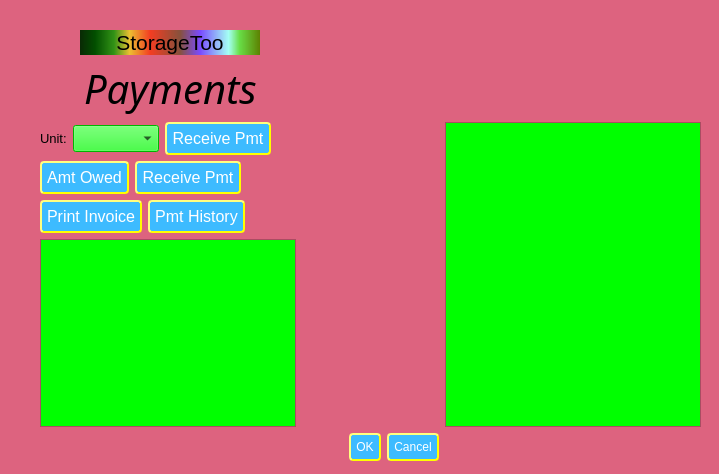
<?xml version="1.0" encoding="UTF-8"?>
<ui version="4.0">
 <class>dlgPayment</class>
 <widget class="QDialog" name="dlgPayment">
  <property name="geometry">
   <rect>
    <x>0</x>
    <y>0</y>
    <width>719</width>
    <height>474</height>
   </rect>
  </property>
  <property name="palette">
   <palette>
    <active>
     <colorrole role="Base">
      <brush brushstyle="SolidPattern">
       <color alpha="255">
        <red>255</red>
        <green>255</green>
        <blue>255</blue>
       </color>
      </brush>
     </colorrole>
     <colorrole role="Window">
      <brush brushstyle="SolidPattern">
       <color alpha="255">
        <red>221</red>
        <green>99</green>
        <blue>127</blue>
       </color>
      </brush>
     </colorrole>
    </active>
    <inactive>
     <colorrole role="Base">
      <brush brushstyle="SolidPattern">
       <color alpha="255">
        <red>255</red>
        <green>255</green>
        <blue>255</blue>
       </color>
      </brush>
     </colorrole>
     <colorrole role="Window">
      <brush brushstyle="SolidPattern">
       <color alpha="255">
        <red>221</red>
        <green>99</green>
        <blue>127</blue>
       </color>
      </brush>
     </colorrole>
    </inactive>
    <disabled>
     <colorrole role="Base">
      <brush brushstyle="SolidPattern">
       <color alpha="255">
        <red>221</red>
        <green>99</green>
        <blue>127</blue>
       </color>
      </brush>
     </colorrole>
     <colorrole role="Window">
      <brush brushstyle="SolidPattern">
       <color alpha="255">
        <red>221</red>
        <green>99</green>
        <blue>127</blue>
       </color>
      </brush>
     </colorrole>
    </disabled>
   </palette>
  </property>
  <property name="windowTitle">
   <string>Dialog</string>
  </property>
  <widget class="QWidget" name="gridLayoutWidget">
   <property name="geometry">
    <rect>
     <x>40</x>
     <y>30</y>
     <width>661</width>
     <height>431</height>
    </rect>
   </property>
   <layout class="QGridLayout" name="gridLayout">
    <item row="0" column="0">
     <layout class="QHBoxLayout" name="horizontalLayout_4">
      <item>
       <spacer name="horizontalSpacer_3">
        <property name="orientation">
         <enum>Qt::Orientation::Horizontal</enum>
        </property>
        <property name="sizeHint" stdset="0">
         <size>
          <width>40</width>
          <height>20</height>
         </size>
        </property>
       </spacer>
      </item>
      <item>
       <widget class="QLabel" name="lblTitle">
        <property name="minimumSize">
         <size>
          <width>180</width>
          <height>0</height>
         </size>
        </property>
        <property name="maximumSize">
         <size>
          <width>16777215</width>
          <height>50</height>
         </size>
        </property>
        <property name="styleSheet">
         <string notr="true">#lblTitle {background-color: qlineargradient(spread:pad, x1:0, y1:0, x2:1, y2:0, stop:0 rgba(9, 41, 4, 255), stop:0.085 rgba(2, 79, 0, 255), stop:0.19 rgba(50, 147, 22, 255), stop:0.275 rgba(236, 191, 49, 255), stop:0.39 rgba(243, 61, 34, 255), stop:0.555 rgba(135, 81, 60, 255), stop:0.667 rgba(121, 75, 255, 255), stop:0.825 rgba(164, 255, 244, 255), stop:0.885 rgba(104, 222, 71, 255), stop:1 rgba(93, 128, 0, 255))}</string>
        </property>
        <property name="text">
         <string>&lt;html&gt;&lt;head/&gt;&lt;body&gt;&lt;p&gt;&lt;span style=&quot; font-size:16pt;&quot;&gt;StorageToo&lt;/span&gt;&lt;/p&gt;&lt;/body&gt;&lt;/html&gt;</string>
        </property>
        <property name="alignment">
         <set>Qt::AlignmentFlag::AlignCenter</set>
        </property>
       </widget>
      </item>
      <item>
       <spacer name="horizontalSpacer">
        <property name="orientation">
         <enum>Qt::Orientation::Horizontal</enum>
        </property>
        <property name="sizeHint" stdset="0">
         <size>
          <width>40</width>
          <height>20</height>
         </size>
        </property>
       </spacer>
      </item>
     </layout>
    </item>
    <item row="1" column="0">
     <layout class="QHBoxLayout" name="horizontalLayout_6">
      <item>
       <spacer name="horizontalSpacer_5">
        <property name="orientation">
         <enum>Qt::Orientation::Horizontal</enum>
        </property>
        <property name="sizeHint" stdset="0">
         <size>
          <width>40</width>
          <height>20</height>
         </size>
        </property>
       </spacer>
      </item>
      <item>
       <widget class="QLabel" name="label">
        <property name="palette">
         <palette>
          <active>
           <colorrole role="WindowText">
            <brush brushstyle="SolidPattern">
             <color alpha="255">
              <red>0</red>
              <green>0</green>
              <blue>0</blue>
             </color>
            </brush>
           </colorrole>
           <colorrole role="Text">
            <brush brushstyle="SolidPattern">
             <color alpha="255">
              <red>0</red>
              <green>0</green>
              <blue>0</blue>
             </color>
            </brush>
           </colorrole>
          </active>
          <inactive>
           <colorrole role="WindowText">
            <brush brushstyle="SolidPattern">
             <color alpha="255">
              <red>0</red>
              <green>0</green>
              <blue>0</blue>
             </color>
            </brush>
           </colorrole>
           <colorrole role="Text">
            <brush brushstyle="SolidPattern">
             <color alpha="255">
              <red>0</red>
              <green>0</green>
              <blue>0</blue>
             </color>
            </brush>
           </colorrole>
          </inactive>
          <disabled>
           <colorrole role="WindowText">
            <brush brushstyle="SolidPattern">
             <color alpha="255">
              <red>120</red>
              <green>120</green>
              <blue>120</blue>
             </color>
            </brush>
           </colorrole>
           <colorrole role="Text">
            <brush brushstyle="SolidPattern">
             <color alpha="255">
              <red>120</red>
              <green>120</green>
              <blue>120</blue>
             </color>
            </brush>
           </colorrole>
          </disabled>
         </palette>
        </property>
        <property name="font">
         <font>
          <family>Brush Script MT</family>
          <pointsize>30</pointsize>
          <italic>true</italic>
         </font>
        </property>
        <property name="text">
         <string>Payments</string>
        </property>
       </widget>
      </item>
      <item>
       <spacer name="horizontalSpacer_4">
        <property name="orientation">
         <enum>Qt::Orientation::Horizontal</enum>
        </property>
        <property name="sizeHint" stdset="0">
         <size>
          <width>40</width>
          <height>20</height>
         </size>
        </property>
       </spacer>
      </item>
     </layout>
    </item>
    <item row="2" column="1">
     <spacer name="verticalSpacer">
      <property name="orientation">
       <enum>Qt::Orientation::Vertical</enum>
      </property>
      <property name="sizeHint" stdset="0">
       <size>
        <width>20</width>
        <height>40</height>
       </size>
      </property>
     </spacer>
    </item>
    <item row="2" column="0">
     <layout class="QFormLayout" name="formLayout">
      <item row="0" column="0">
       <layout class="QHBoxLayout" name="horizontalLayout">
        <item>
         <widget class="QLabel" name="lblUnit">
          <property name="font">
           <font>
            <pointsize>10</pointsize>
           </font>
          </property>
          <property name="text">
           <string>Unit:</string>
          </property>
         </widget>
        </item>
        <item>
         <widget class="QComboBox" name="cmbLeasedUnits">
          <property name="palette">
           <palette>
            <active>
             <colorrole role="Button">
              <brush brushstyle="SolidPattern">
               <color alpha="255">
                <red>0</red>
                <green>255</green>
                <blue>0</blue>
               </color>
              </brush>
             </colorrole>
             <colorrole role="Base">
              <brush brushstyle="SolidPattern">
               <color alpha="255">
                <red>0</red>
                <green>255</green>
                <blue>0</blue>
               </color>
              </brush>
             </colorrole>
             <colorrole role="Window">
              <brush brushstyle="SolidPattern">
               <color alpha="255">
                <red>0</red>
                <green>255</green>
                <blue>0</blue>
               </color>
              </brush>
             </colorrole>
            </active>
            <inactive>
             <colorrole role="Button">
              <brush brushstyle="SolidPattern">
               <color alpha="255">
                <red>0</red>
                <green>255</green>
                <blue>0</blue>
               </color>
              </brush>
             </colorrole>
             <colorrole role="Base">
              <brush brushstyle="SolidPattern">
               <color alpha="255">
                <red>0</red>
                <green>255</green>
                <blue>0</blue>
               </color>
              </brush>
             </colorrole>
             <colorrole role="Window">
              <brush brushstyle="SolidPattern">
               <color alpha="255">
                <red>0</red>
                <green>255</green>
                <blue>0</blue>
               </color>
              </brush>
             </colorrole>
            </inactive>
            <disabled>
             <colorrole role="Button">
              <brush brushstyle="SolidPattern">
               <color alpha="255">
                <red>0</red>
                <green>255</green>
                <blue>0</blue>
               </color>
              </brush>
             </colorrole>
             <colorrole role="Base">
              <brush brushstyle="SolidPattern">
               <color alpha="255">
                <red>0</red>
                <green>255</green>
                <blue>0</blue>
               </color>
              </brush>
             </colorrole>
             <colorrole role="Window">
              <brush brushstyle="SolidPattern">
               <color alpha="255">
                <red>0</red>
                <green>255</green>
                <blue>0</blue>
               </color>
              </brush>
             </colorrole>
            </disabled>
           </palette>
          </property>
          <property name="font">
           <font>
            <pointsize>12</pointsize>
           </font>
          </property>
          <property name="styleSheet">
           <string notr="true">background-color:rgb(0, 255, 0)</string>
          </property>
         </widget>
        </item>
        <item>
         <widget class="QPushButton" name="btnRecvPmt_2">
          <property name="font">
           <font>
            <pointsize>12</pointsize>
           </font>
          </property>
          <property name="styleSheet">
           <string notr="true">background-color:rgb(61, 187, 255);
color: white;
border-style:outset;
border-width:2px;
border-radius:4px;
border-color:rgb(255, 255, 0);
padding:5px;</string>
          </property>
          <property name="text">
           <string>Receive Pmt</string>
          </property>
         </widget>
        </item>
       </layout>
      </item>
      <item row="4" column="0">
       <widget class="QTextBrowser" name="textBrowser">
        <property name="palette">
         <palette>
          <active>
           <colorrole role="Base">
            <brush brushstyle="SolidPattern">
             <color alpha="255">
              <red>0</red>
              <green>255</green>
              <blue>0</blue>
             </color>
            </brush>
           </colorrole>
          </active>
          <inactive>
           <colorrole role="Base">
            <brush brushstyle="SolidPattern">
             <color alpha="255">
              <red>0</red>
              <green>255</green>
              <blue>0</blue>
             </color>
            </brush>
           </colorrole>
          </inactive>
          <disabled>
           <colorrole role="Base">
            <brush brushstyle="SolidPattern">
             <color alpha="255">
              <red>221</red>
              <green>99</green>
              <blue>127</blue>
             </color>
            </brush>
           </colorrole>
          </disabled>
         </palette>
        </property>
       </widget>
      </item>
      <item row="3" column="0" colspan="2">
       <layout class="QHBoxLayout" name="horizontalLayout_3">
        <item>
         <widget class="QPushButton" name="btnInvoice">
          <property name="font">
           <font>
            <pointsize>12</pointsize>
           </font>
          </property>
          <property name="styleSheet">
           <string notr="true">background-color:rgb(61, 187, 255);
color: white;
border-style:outset;
border-width:2px;
border-radius:4px;
border-color:rgb(255, 255, 0);
padding:5px;</string>
          </property>
          <property name="text">
           <string>Print Invoice</string>
          </property>
         </widget>
        </item>
        <item>
         <widget class="QPushButton" name="btnPmtHistory">
          <property name="font">
           <font>
            <pointsize>12</pointsize>
           </font>
          </property>
          <property name="styleSheet">
           <string notr="true">background-color:rgb(61, 187, 255);
color: white;
border-style:outset;
border-width:2px;
border-radius:4px;
border-color:rgb(255, 255, 0);
padding:5px;</string>
          </property>
          <property name="text">
           <string>Pmt History</string>
          </property>
         </widget>
        </item>
        <item>
         <spacer name="horizontalSpacer_2">
          <property name="orientation">
           <enum>Qt::Orientation::Horizontal</enum>
          </property>
          <property name="sizeHint" stdset="0">
           <size>
            <width>40</width>
            <height>20</height>
           </size>
          </property>
         </spacer>
        </item>
       </layout>
      </item>
      <item row="1" column="0">
       <layout class="QHBoxLayout" name="horizontalLayout_2">
        <item>
         <widget class="QPushButton" name="btnAmtOwed">
          <property name="font">
           <font>
            <pointsize>12</pointsize>
           </font>
          </property>
          <property name="styleSheet">
           <string notr="true">background-color:rgb(61, 187, 255);
color: white;
border-style:outset;
border-width:2px;
border-radius:4px;
border-color:rgb(255, 255, 0);
padding:5px;</string>
          </property>
          <property name="text">
           <string>Amt Owed</string>
          </property>
         </widget>
        </item>
        <item>
         <widget class="QPushButton" name="btnRecvPmt">
          <property name="font">
           <font>
            <pointsize>12</pointsize>
           </font>
          </property>
          <property name="styleSheet">
           <string notr="true">background-color:rgb(61, 187, 255);
color: white;
border-style:outset;
border-width:2px;
border-radius:4px;
border-color:rgb(255, 255, 0);
padding:5px;</string>
          </property>
          <property name="text">
           <string>Receive Pmt</string>
          </property>
         </widget>
        </item>
       </layout>
      </item>
     </layout>
    </item>
    <item row="2" column="2">
     <widget class="QTableWidget" name="tableWidget">
      <property name="palette">
       <palette>
        <active>
         <colorrole role="Base">
          <brush brushstyle="SolidPattern">
           <color alpha="255">
            <red>0</red>
            <green>255</green>
            <blue>0</blue>
           </color>
          </brush>
         </colorrole>
        </active>
        <inactive>
         <colorrole role="Base">
          <brush brushstyle="SolidPattern">
           <color alpha="255">
            <red>0</red>
            <green>255</green>
            <blue>0</blue>
           </color>
          </brush>
         </colorrole>
        </inactive>
        <disabled>
         <colorrole role="Base">
          <brush brushstyle="SolidPattern">
           <color alpha="255">
            <red>221</red>
            <green>99</green>
            <blue>127</blue>
           </color>
          </brush>
         </colorrole>
        </disabled>
       </palette>
      </property>
     </widget>
    </item>
    <item row="3" column="1">
     <widget class="QDialogButtonBox" name="buttonBox">
      <property name="font">
       <font>
        <family>MS Shell Dlg 2</family>
        <pointsize>12</pointsize>
        <italic>false</italic>
        <bold>false</bold>
       </font>
      </property>
      <property name="styleSheet">
       <string notr="true">background-color:rgb(61, 187, 255);
font: 12pt &quot;MS Shell Dlg 2&quot;;
color: white;
border-style:outset;
border-width:2px;
border-radius:4px;
border-color:rgb(255, 255, 0);
padding:5px;</string>
      </property>
      <property name="orientation">
       <enum>Qt::Orientation::Horizontal</enum>
      </property>
      <property name="standardButtons">
       <set>QDialogButtonBox::StandardButton::Cancel|QDialogButtonBox::StandardButton::Ok</set>
      </property>
     </widget>
    </item>
   </layout>
  </widget>
 </widget>
 <resources/>
 <connections>
  <connection>
   <sender>buttonBox</sender>
   <signal>accepted()</signal>
   <receiver>dlgPayment</receiver>
   <slot>accept()</slot>
   <hints>
    <hint type="sourcelabel">
     <x>248</x>
     <y>254</y>
    </hint>
    <hint type="destinationlabel">
     <x>157</x>
     <y>274</y>
    </hint>
   </hints>
  </connection>
  <connection>
   <sender>buttonBox</sender>
   <signal>rejected()</signal>
   <receiver>dlgPayment</receiver>
   <slot>reject()</slot>
   <hints>
    <hint type="sourcelabel">
     <x>316</x>
     <y>260</y>
    </hint>
    <hint type="destinationlabel">
     <x>286</x>
     <y>274</y>
    </hint>
   </hints>
  </connection>
 </connections>
</ui>
